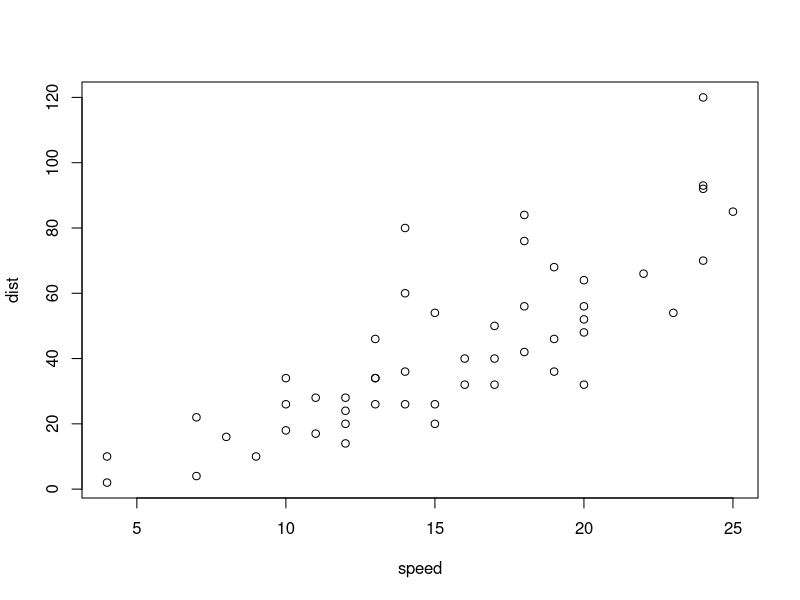
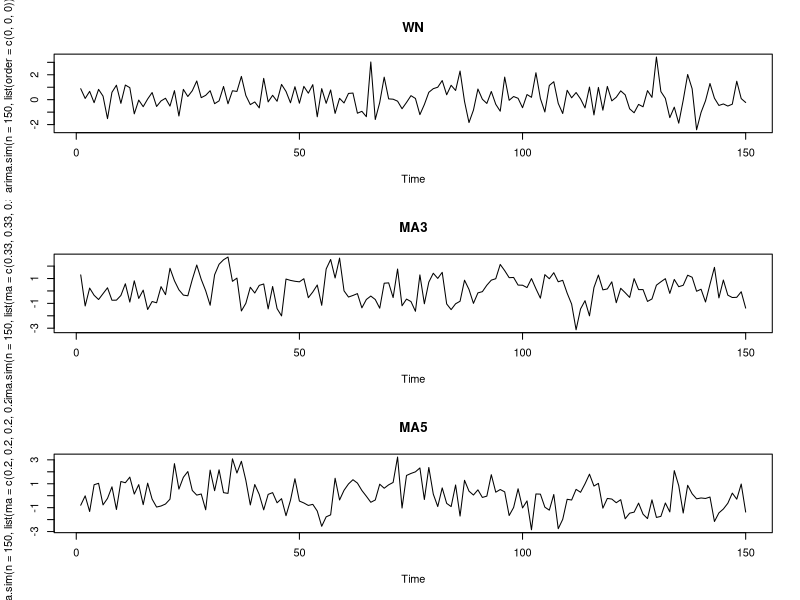
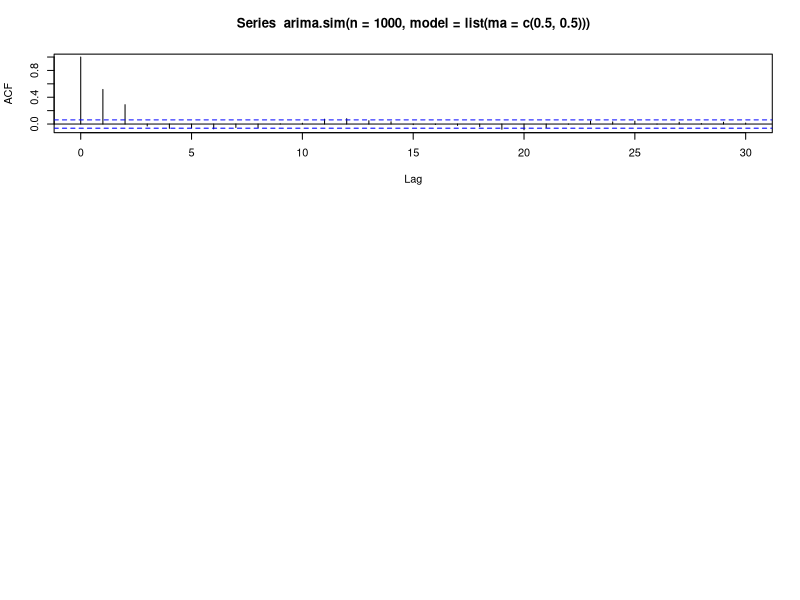
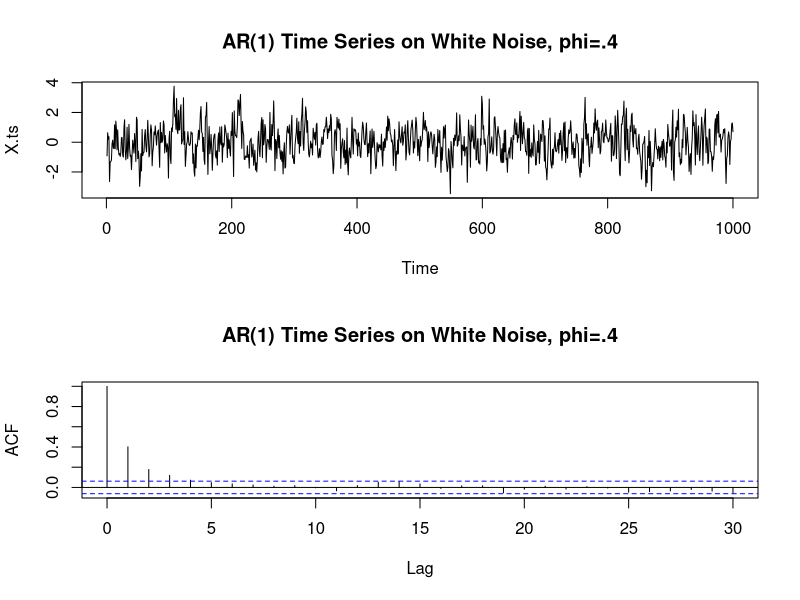
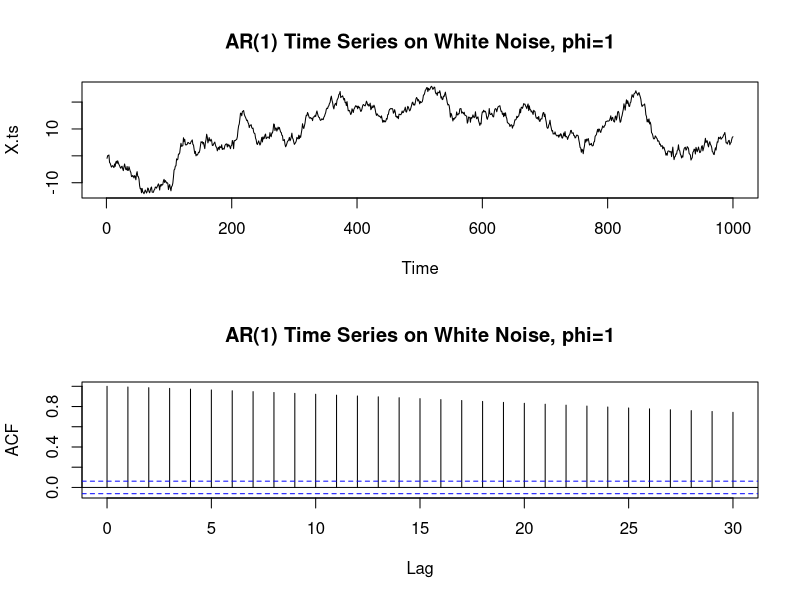
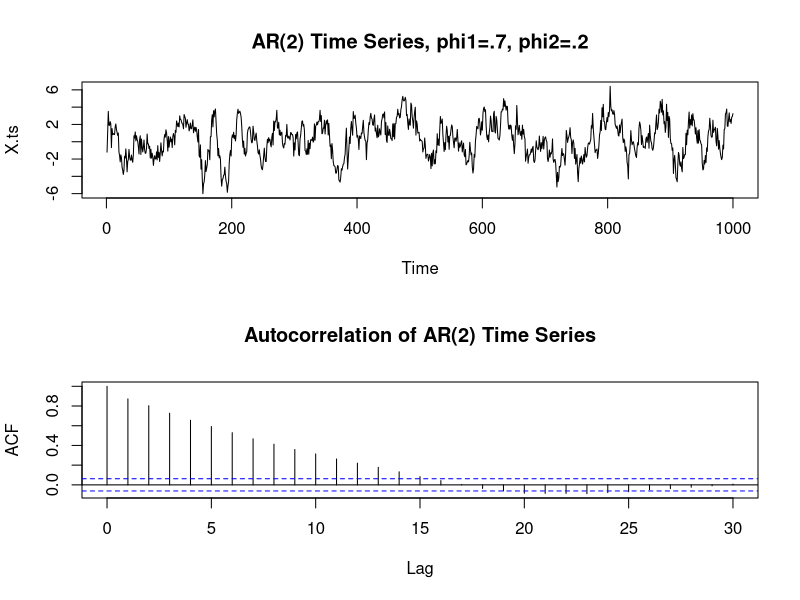
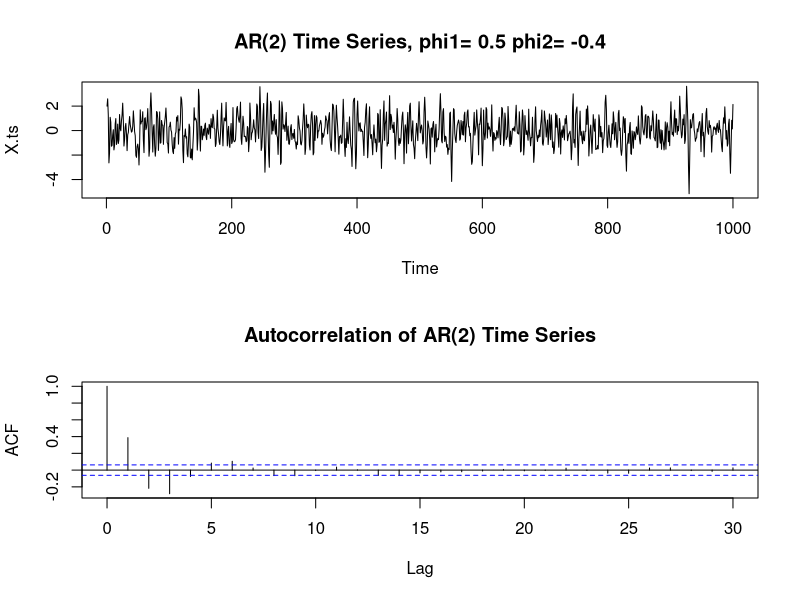
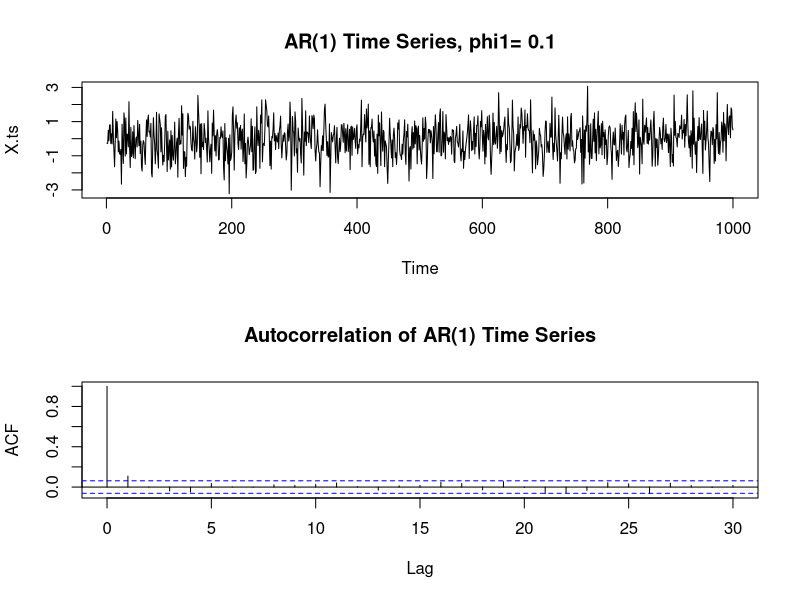

Reproduce these figures in R, in order.
## ---- chunk 1
plot(cars)
## ---- chunk 2

par( mfrow=c(3,1) );
plot( arima.sim(n=150, list(order=c(0,0,0) )  ), main="WN" );
plot( arima.sim(n=150, list(ma=c(0.33, 0.33, 0.33)      )  ) , main="MA3");
plot( arima.sim(n=150, list(ma=c(0.2, 0.2, 0.2, 0.2, 0.2) )  ), main="MA5" );

## ---- chunk 3
set.seed=1
(acf(arima.sim(n=1000, model=list(ma=c(.5,.5)))))
## ---- chunk 4
set.seed(2016); N=1000; phi = .4;
Z = rnorm(N,0,1); X=NULL; X[1] = Z[1];
for (t in 2:N) {
X[t] = Z[t] + phi*X[t-1] ;
}
X.ts = ts(X)
par(mfrow=c(2,1))
plot(X.ts,main="AR(1) Time Series on White Noise, phi=.4")
X.acf = acf(X.ts, main="AR(1) Time Series on White Noise, phi=.4")

## ---- chunk 5
set.seed(2016); N=1000; phi = 1;
Z = rnorm(N,0,1); X=NULL; X[1] = Z[1];
for (t in 2:N) {
X[t] = Z[t] + phi*X[t-1] ;
}
X.ts = ts(X)
par(mfrow=c(2,1))
plot(X.ts,main="AR(1) Time Series on White Noise, phi=1")
X.acf = acf(X.ts, main="AR(1) Time Series on White Noise, phi=1")
## ---- chunk 6
set.seed(2017)
X.ts <- arima.sim(list(ar = c(.7, .2)), n=1000)
par(mfrow=c(2,1))
plot(X.ts,main="AR(2) Time Series, phi1=.7, phi2=.2")
X.acf = acf(X.ts, main="Autocorrelation of AR(2) Time Series")
## ---- chunk 7
phi1 = .5
phi2 = -.4
X.ts <- arima.sim(list(ar = c(phi1 , phi2)), n=1000)
par(mfrow=c(2,1))
plot(X.ts,main=paste("AR(2) Time Series, phi1=",phi1, "phi2=", phi2))
X.acf = acf(X.ts, main="Autocorrelation of AR(2) Time Series")
## ---- chunk 8
phi1 = .1;
X.ts <- arima.sim(list(ar = c(phi1)), n=1000)
par(mfrow=c(2,1))
plot(X.ts,main=paste("AR(1) Time Series, phi1=",phi1))
X.acf = acf(X.ts, main="Autocorrelation of AR(1) Time Series")
## ---- chunk 9
phi1 = .9;
X.ts <- arima.sim(list(ar = c(phi1)), n=1000)
par(mfrow=c(2,1))
plot(X.ts,main=paste("AR(1) Time Series, phi1=",phi1))
X.acf = acf(X.ts, main="Autocorrelation of AR(1) Time Series")
## ---- chunk 10
par(mfrow=c(2,1))

phi1 = .4; phi2 = .3;
X.ts <- arima.sim(list(ar = c(phi1, phi2)), n=1000)
plot(X.ts,main=paste("AR(2) Time Series, phi1=",phi1,"phi2=",phi2))
acf(X.ts,main="ACF")
## ---- chunk 11
set.seed(2016)
N=1000
phi = .4
Z = rnorm(N,0,1)
X=NULL
X[1] = Z[1]
for (t in 2:N) {
X[t] = Z[t] + phi*X[t-1] 
}
X.ts = ts(X)
X.acf = acf(X.ts)
r.coef = X.acf$acf
## ---- chunk 12
r.coef[1:4]
